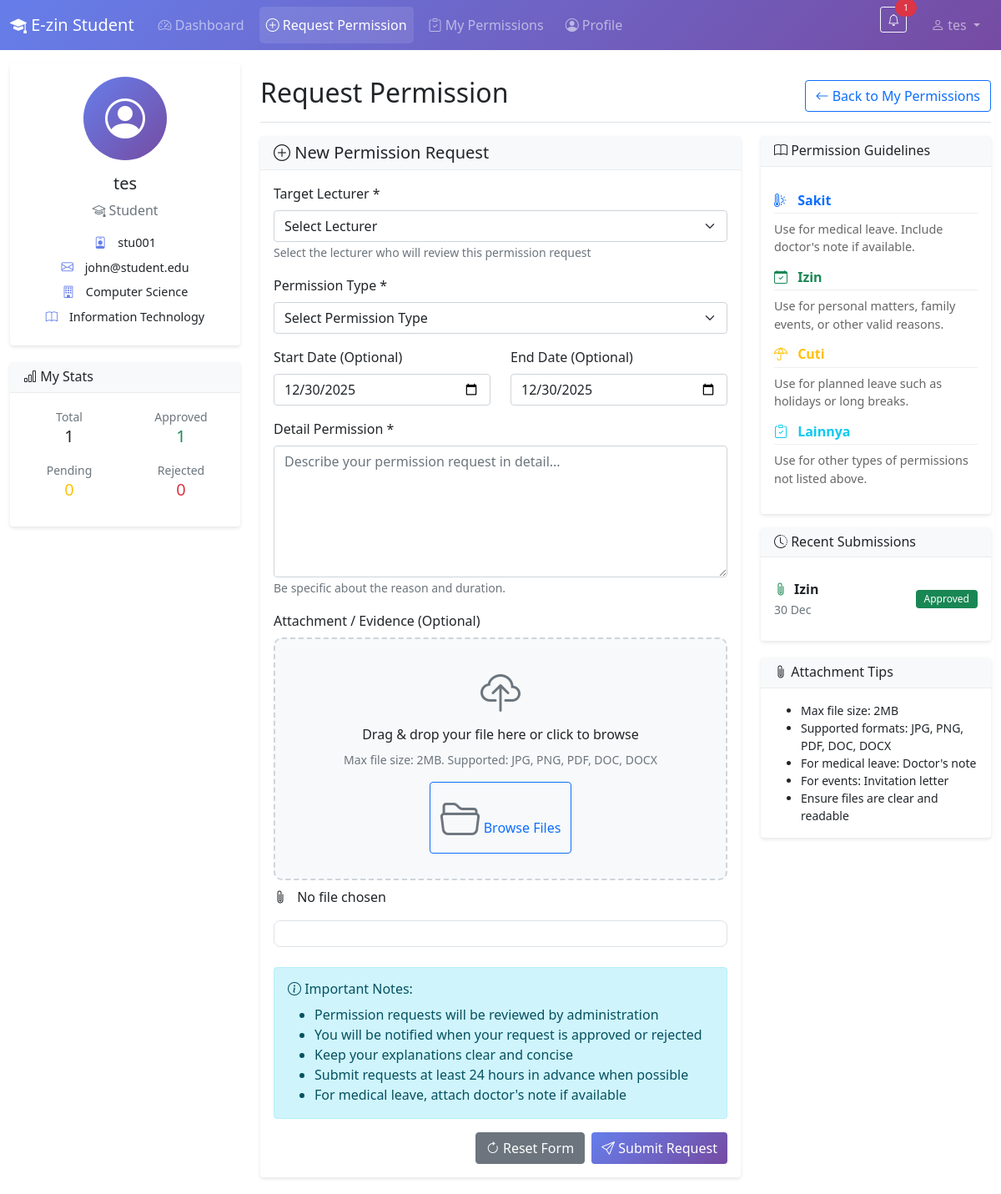
Page /student/permissions.php (signed in) on the committed database.
### tables this page shows
CREATE TABLE `employees` (
  `id` int(11) NOT NULL,
  `user_id` varchar(50) DEFAULT NULL,
  `name` varchar(100) DEFAULT NULL,
  `email` varchar(100) DEFAULT NULL,
  `subject` varchar(255) DEFAULT NULL,
  `role` enum('lecturer','staff','student') DEFAULT NULL,
  `phone` varchar(20) DEFAULT NULL,
  `department` varchar(100) DEFAULT NULL,
  `status` enum('active','inactive') DEFAULT 'active',
  `created_at` timestamp NOT NULL DEFAULT current_timestamp()
);

CREATE TABLE `permissions` (
  `id` int(11) NOT NULL,
  `user_id` varchar(50) DEFAULT NULL,
  `lecturer_id` varchar(50) DEFAULT NULL,
  `name` varchar(100) DEFAULT NULL,
  `role` enum('lecturer','staff','student') DEFAULT NULL,
  `permission_type` varchar(100) DEFAULT NULL,
  `detail_permission` text DEFAULT NULL,
  `status` enum('pending','approved','rejected') DEFAULT 'pending',
  `created_at` timestamp NOT NULL DEFAULT current_timestamp(),
  `start_date` date DEFAULT NULL,
  `end_date` date DEFAULT NULL,
  `attachment_file` varchar(255) DEFAULT NULL,
  `file_type` varchar(50) DEFAULT NULL,
  `file_size` int(11) DEFAULT NULL
);

### student/permissions.php (the view, shortened to what the rows shown need)
<?php
require_once 'includes/header.php';
require_once '../config/database.php';
?>
<div class="d-flex justify-content-between flex-wrap flex-md-nowrap align-items-center pt-3 pb-2 mb-3 border-bottom">
    <h1 class="h2">Request Permission</h1>
</div>
<div class="row">
    <div class="col-md-4">
        <div class="card">
            <div class="card-body">
                <?php
                $stmt = $pdo->prepare("SELECT permission_type, status, created_at, attachment_file
                                      FROM permissions
                                      WHERE user_id = ?
                                      ORDER BY created_at DESC
                                      LIMIT 3");
                $stmt->execute([$_SESSION['user_id']]);
                $recent = $stmt->fetchAll();
                if(count($recent) > 0):
                ?>
                <ul class="list-group list-group-flush">
                    <?php foreach($recent as $item): ?>
                    <li class="list-group-item px-0">
                        <div class="d-flex justify-content-between align-items-center">
                            <div>
                                <div class="d-flex align-items-center">
                                    <?php if($item['attachment_file']): ?>
                                        <i class="bi bi-paperclip text-success me-2"></i>
                                    <?php endif; ?>
                                    <strong><?php echo $item['permission_type']; ?></strong>
                                </div>
                                <small class="text-muted"><?php echo date('d M', strtotime($item['created_at'])); ?></small>
                            </div>
                            <span class="badge bg-<?php
                                echo $item['status'] == 'approved' ? 'success' :
                                       ($item['status'] == 'rejected' ? 'danger' : 'warning');
                            ?>">
                                <?php echo ucfirst($item['status']); ?>
                            </span>
                        </div>
                    </li>
                    <?php endforeach; ?>
                </ul>
                <?php else: ?>
                <p class="text-muted text-center mb-0">No recent submissions</p>
                <?php endif; ?>
            </div>
        </div>
    </div>
</div>
<?php require_once 'includes/footer.php'; ?>

### student/includes/header.php (shortened to what the rows shown need)
<?php
require_once '../config/database.php';
$stmt = $pdo->prepare("SELECT * FROM employees WHERE user_id = ?");
$stmt->execute([$_SESSION['user_id']]);
$student = $stmt->fetch();
?>
<!DOCTYPE html>
<html lang="id">
<head>
    <link href="https://cdn.jsdelivr.net/npm/bootstrap@5.1.3/dist/css/bootstrap.min.css" rel="stylesheet">
    <link rel="stylesheet" href="https://cdn.jsdelivr.net/npm/bootstrap-icons@1.8.1/font/bootstrap-icons.css">
    <link rel="stylesheet" href="css/student-style.css">
</head>
<body>
    <div class="container-fluid mt-3">
        <div class="row">
            <div class="col-md-3 mb-3">
                <div class="card student-info-card">
                    <div class="card-body text-center">
                        <div class="student-avatar mb-3">
                            <i class="bi bi-person-circle"></i>
                        </div>
                        <h5 class="card-title"><?php echo $student['name']; ?></h5>
                        <p class="card-text text-muted">
                            <i class="bi bi-mortarboard"></i> Student
                        </p>
                        <div class="student-details">
                            <p><i class="bi bi-person-badge"></i> <?php echo $student['user_id']; ?></p>
                            <p><i class="bi bi-envelope"></i> <?php echo $student['email']; ?></p>
                            <?php if(!empty($student['department'])): ?>
                                <p><i class="bi bi-building"></i> <?php echo $student['department']; ?></p>
                            <?php endif; ?>
                            <?php if(!empty($student['subject'])): ?>
                                <p><i class="bi bi-book"></i> <?php echo $student['subject']; ?></p>
                            <?php endif; ?>
                        </div>
                    </div>
                </div>
            </div>
            <main class="col-md-9">

### rows in the picture
employees: name "tes", user "stu001", email "john@student.edu", department "Computer Science", subject "Information Technology"
permissions: permission_type "Izin", created_at "30 Dec", status "Approved"

### other values in the picture
$unread_count "1"
$_SESSION['name'] "tes"
$stats['total'] "1"
$stats['approved'] "1"
$stats['pending'] "0"
$stats['rejected'] "0"
